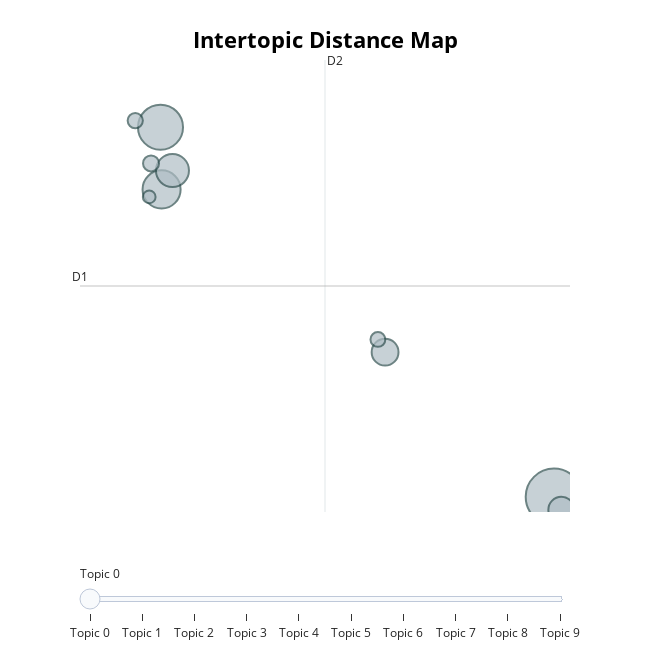

Notebook cell for this chart:
### Code cell
fig = model.visualize_topics()
fig.write_html("./intertopic_distance.html")

model.visualize_topics()

### Figure 1 — Plotly figure (JSON) as saved in the notebook; plotly's stock layout.template omitted (floating-point values rounded to 4 significant figures)
{"data": [{"customdata": [[0, "robot | robots | ros | data | access", 276], [1, "wifi | password | network | access | using", 175], [2, "data | attacks | attack | access | dos", 125], [3, "ros | master | nodes | ros master | ros network", 94], [4, "construction | financial | excavators | excavator | construction site", 62], [5, "lidar | sensor | data | sensors | sensor data", 58], [6, "firmware | updates | update | software | firmware update", 22], [7, "intrusion | intrusion detection | detection | suspicious | monitor", 20], [8, "project | construction | advantage | competitive | gain", 19], [9, "malware | images | image | steganography | hidden", 14]], "hovertemplate": "<b>Topic %{customdata[0]}</b><br>%{customdata[1]}<br>Size: %{customdata[2]}", "legendgroup": "", "marker": {"color": "#B0BEC5", "line": {"color": "DarkSlateGrey", "width": 2}, "size": [276, 175, 125, 94, 62, 58, 22, 20, 19, 14], "sizemode": "area", "sizeref": 0.1725, "symbol": "circle"}, "mode": "markers", "name": "", "orientation": "v", "showlegend": false, "type": "scatter", "x": [1.944, -13.22, -13.18, -12.76, -4.567, 2.227, -13.59, -14.2, -4.844, -13.66], "xaxis": "x", "y": [0.6084, 8.703, 7.34, 7.753, 3.777, 0.3252, 7.91, 8.847, 4.055, 7.176], "yaxis": "y"}], "layout": {"annotations": [{"showarrow": false, "text": "D1", "x": -16.33, "y": 5.225, "yshift": 10}, {"showarrow": false, "text": "D2", "x": -6.883, "xshift": 10, "y": 10.17}], "height": 650, "hoverlabel": {"bgcolor": "white", "font": {"family": "Rockwell", "size": 16}}, "legend": {"itemsizing": "constant", "tracegroupgap": 0}, "margin": {"t": 60}, "shapes": [{"line": {"color": "#CFD8DC", "width": 2}, "type": "line", "x0": -6.883, "x1": -6.883, "y0": 0.2764, "y1": 10.17}, {"line": {"color": "#9E9E9E", "width": 2}, "type": "line", "x0": -16.33, "x1": 2.561, "y0": 5.225, "y1": 5.225}], "sliders": [{"active": 0, "pad": {"t": 50}, "steps": [{"args": [{"marker.color": [["red", "#B0BEC5", "#B0BEC5", "#B0BEC5", "#B0BEC5", "#B0BEC5", "#B0BEC5", "#B0BEC5", "#B0BEC5", "#B0BEC5"]]}], "label": "Topic 0", "method": "update"}, {"args": [{"marker.color": [["#B0BEC5", "red", "#B0BEC5", "#B0BEC5", "#B0BEC5", "#B0BEC5", "#B0BEC5", "#B0BEC5", "#B0BEC5", "#B0BEC5"]]}], "label": "Topic 1", "method": "update"}, {"args": [{"marker.color": [["#B0BEC5", "#B0BEC5", "red", "#B0BEC5", "#B0BEC5", "#B0BEC5", "#B0BEC5", "#B0BEC5", "#B0BEC5", "#B0BEC5"]]}], "label": "Topic 2", "method": "update"}, {"args": [{"marker.color": [["#B0BEC5", "#B0BEC5", "#B0BEC5", "red", "#B0BEC5", "#B0BEC5", "#B0BEC5", "#B0BEC5", "#B0BEC5", "#B0BEC5"]]}], "label": "Topic 3", "method": "update"}, {"args": [{"marker.color": [["#B0BEC5", "#B0BEC5", "#B0BEC5", "#B0BEC5", "red", "#B0BEC5", "#B0BEC5", "#B0BEC5", "#B0BEC5", "#B0BEC5"]]}], "label": "Topic 4", "method": "update"}, {"args": [{"marker.color": [["#B0BEC5", "#B0BEC5", "#B0BEC5", "#B0BEC5", "#B0BEC5", "red", "#B0BEC5", "#B0BEC5", "#B0BEC5", "#B0BEC5"]]}], "label": "Topic 5", "method": "update"}, {"args": [{"marker.color": [["#B0BEC5", "#B0BEC5", "#B0BEC5", "#B0BEC5", "#B0BEC5", "#B0BEC5", "red", "#B0BEC5", "#B0BEC5", "#B0BEC5"]]}], "label": "Topic 6", "method": "update"}, {"args": [{"marker.color": [["#B0BEC5", "#B0BEC5", "#B0BEC5", "#B0BEC5", "#B0BEC5", "#B0BEC5", "#B0BEC5", "red", "#B0BEC5", "#B0BEC5"]]}], "label": "Topic 7", "method": "update"}, {"args": [{"marker.color": [["#B0BEC5", "#B0BEC5", "#B0BEC5", "#B0BEC5", "#B0BEC5", "#B0BEC5", "#B0BEC5", "#B0BEC5", "red", "#B0BEC5"]]}], "label": "Topic 8", "method": "update"}, {"args": [{"marker.color": [["#B0BEC5", "#B0BEC5", "#B0BEC5", "#B0BEC5", "#B0BEC5", "#B0BEC5", "#B0BEC5", "#B0BEC5", "#B0BEC5", "red"]]}], "label": "Topic 9", "method": "update"}]}], "title": {"font": {"color": "Black", "size": 22}, "text": "<b>Intertopic Distance Map</b>", "x": 0.5, "xanchor": "center", "y": 0.95, "yanchor": "top"}, "width": 650, "xaxis": {"anchor": "y", "domain": [0, 1], "range": [-16.33, 2.561], "title": {"text": ""}, "visible": false}, "yaxis": {"anchor": "x", "domain": [0, 1], "range": [0.2764, 10.17], "title": {"text": ""}, "visible": false}}}
